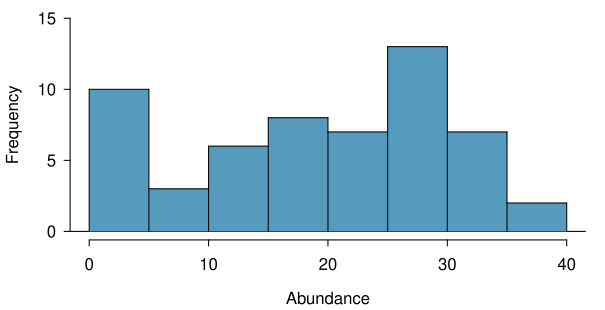

This figure's R source:
library(openintro)
library(oibiostat)
data(forest.birds)
data(COL)

myPDF("forestbirdsAbundanceHist.pdf",
      6.05, 3.1,
      mar = c(3.5, 3.5, 0.5, 1),
      mgp = c(2.4, 0.7, 0))
histPlot(forest.birds$abundance,
         breaks = 10,
         xlab = 'Abundance',
         ylab = "Frequency",
         ylim = c(0, 15),
         col = COL[1],
         border = COL[5])
dev.off()
